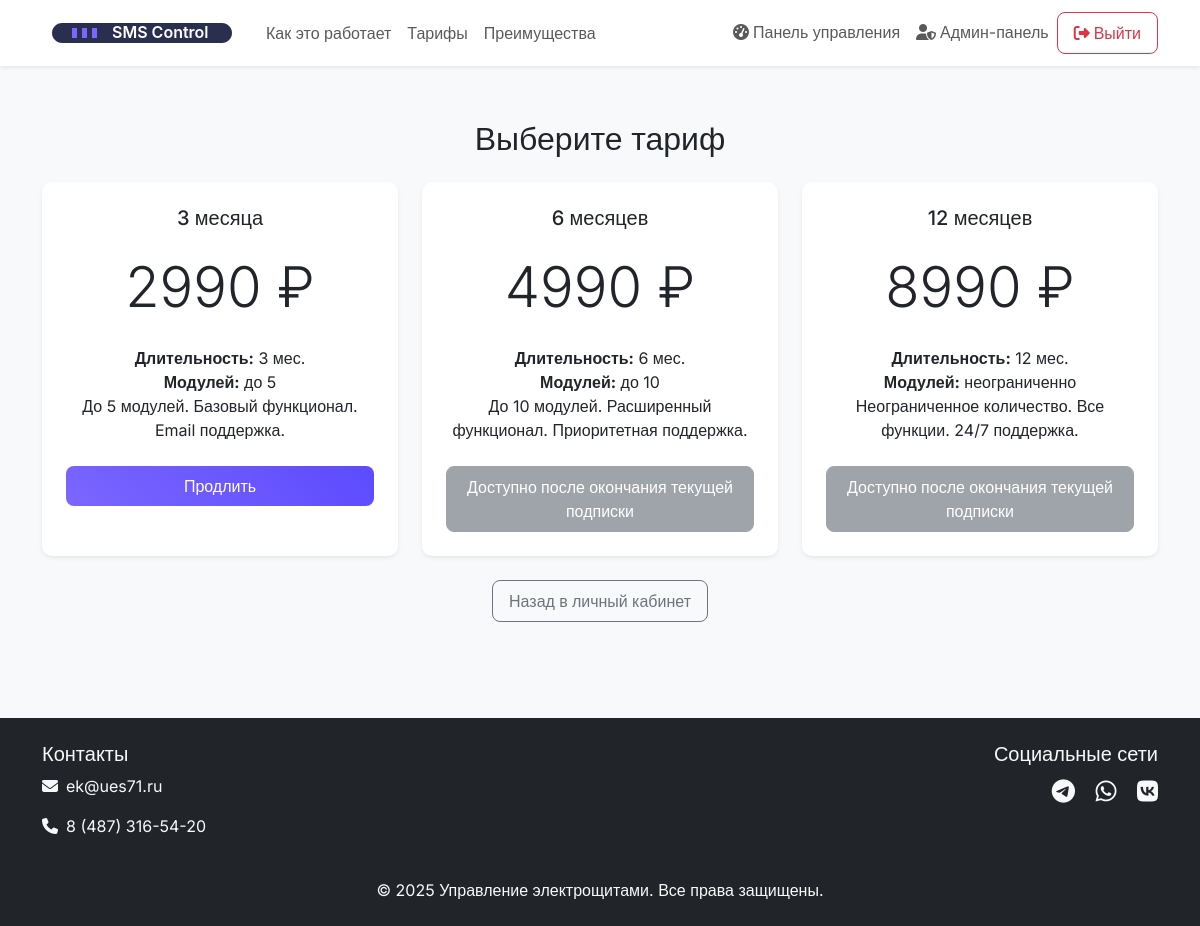
The page /buy-subscription (signed in) on the database its author committed.
### models.py (models this page shows, shortened)
class Tariff(db.Model):
    id = db.Column(db.Integer, primary_key=True)
    name = db.Column(db.String(50), nullable=False)
    price = db.Column(db.Integer, nullable=False)
    duration_days = db.Column(db.Integer, nullable=False)
    module_limit = db.Column(db.Integer, nullable=True)
    description = db.Column(db.Text)

### app.py (the view)
@app.route('/buy-subscription')
@login_required
def buy_subscription():
    tariffs = Tariff.query.all()
    user_subscription = UserSubscription.query.filter_by(user_id=current_user.id, is_active=True).order_by(UserSubscription.end_date.desc()).first()
    now = datetime.utcnow()
    return render_template('buy_subscription.html', tariffs=tariffs, user_subscription=user_subscription, now=now)

### app.py (called while the page is built)
@login_manager.user_loader
def load_user(user_id):
    return User.query.get(int(user_id))

### templates/buy_subscription.html (shortened to what this page needs)
{% extends "base.html" %}
{% block content %}
<div class="container py-5">
    <h2 class="mb-4 text-center">Выберите тариф</h2>
    <div class="row g-4 justify-content-center">
        {% for tariff in tariffs %}
        <div class="col-md-4">
            <div class="card h-100 border-0 shadow-sm {% if user_subscription and user_subscription.tariff_id == tariff.id and user_subscription.end_date > now %}border-primary{% endif %}">
                <div class="card-body text-center p-4">
                    <h3 class="h5 mb-4">{{ tariff.name }}</h3>
                    <div class="display-4 mb-4">{{ tariff.price }} ₽</div>
                    <ul class="list-unstyled mb-4">
                        <li><b>Длительность:</b> {{ tariff.duration_days // 30 }} мес.</li>
                        {% if tariff.module_limit %}
                        <li><b>Модулей:</b> до {{ tariff.module_limit }}</li>
                        {% else %}
                        <li><b>Модулей:</b> неограниченно</li>
                        {% endif %}
                        <li>{{ tariff.description }}</li>
                    </ul>
                    {% if user_subscription and user_subscription.end_date > now %}
                        {% if user_subscription.tariff_id == tariff.id %}
                            <form method="post" action="{{ url_for('buy_tariff', tariff_id=tariff.id) }}">
                                <button class="btn btn-primary w-100" type="submit">Продлить</button>
                            </form>
                        {% else %}
                            <button class="btn btn-secondary w-100" disabled>Доступно после окончания текущей подписки</button>
                        {% endif %}
                    {% else %}
                        <form method="post" action="{{ url_for('buy_tariff', tariff_id=tariff.id) }}">
                            <button class="btn btn-primary w-100" type="submit">Купить</button>
                        </form>
                    {% endif %}
                </div>
            </div>
        </div>
        {% endfor %}
    </div>
    <div class="text-center mt-4">
        <a href="{{ url_for('dashboard') }}" class="btn btn-outline-secondary">Назад в личный кабинет</a>
    </div>
</div>
{% endblock %}

### static/css/style.css (style rules this page uses)
:root { --primary-color: #2A2F4F; --accent-color: #7B66FF; --accent-gradient: linear-gradient(45deg, #7B66FF, #5C4BFF); --bg-color: #F5F5F5; --success-color: #5CB874; --error-color: #FF6B6B; }
body { font-family: 'Inter', sans-serif; background-color: #f8f9fa; }
.btn-primary { background: var(--accent-gradient); border: none; padding: 0.8rem 1.5rem; border-radius: 12px; transition: all 0.3s ease; }
.card { border-radius: 12px; transition: all 0.3s ease; }
.btn { padding: 0.5rem 1rem; border-radius: 8px; font-weight: 500; transition: all 0.3s ease; }
.btn-primary { background-color: #007bff; border-color: #007bff; }
.card { border-radius: 10px; border: none; box-shadow: 0 0 20px rgba(0, 0, 0, 0.05); transition: transform 0.3s ease, box-shadow 0.3s ease; }

### rows shown on the page
Tariff: name "3 месяца", price "2990", duration_days "3", module_limit "5", description "До 5 модулей. Базовый функционал. Email поддержка."
Tariff: name "6 месяцев", price "4990", duration_days "6", module_limit "10", description "До 10 модулей. Расширенный функционал. Приоритетная поддержка.", shows "Доступно после окончания текущей подписки"
Tariff: name "12 месяцев", price "8990", duration_days "12", shows "Модулей:", description "Неограниченное количество. Все функции. 24/7 поддержка.", shows "Доступно после окончания текущей подписки"
